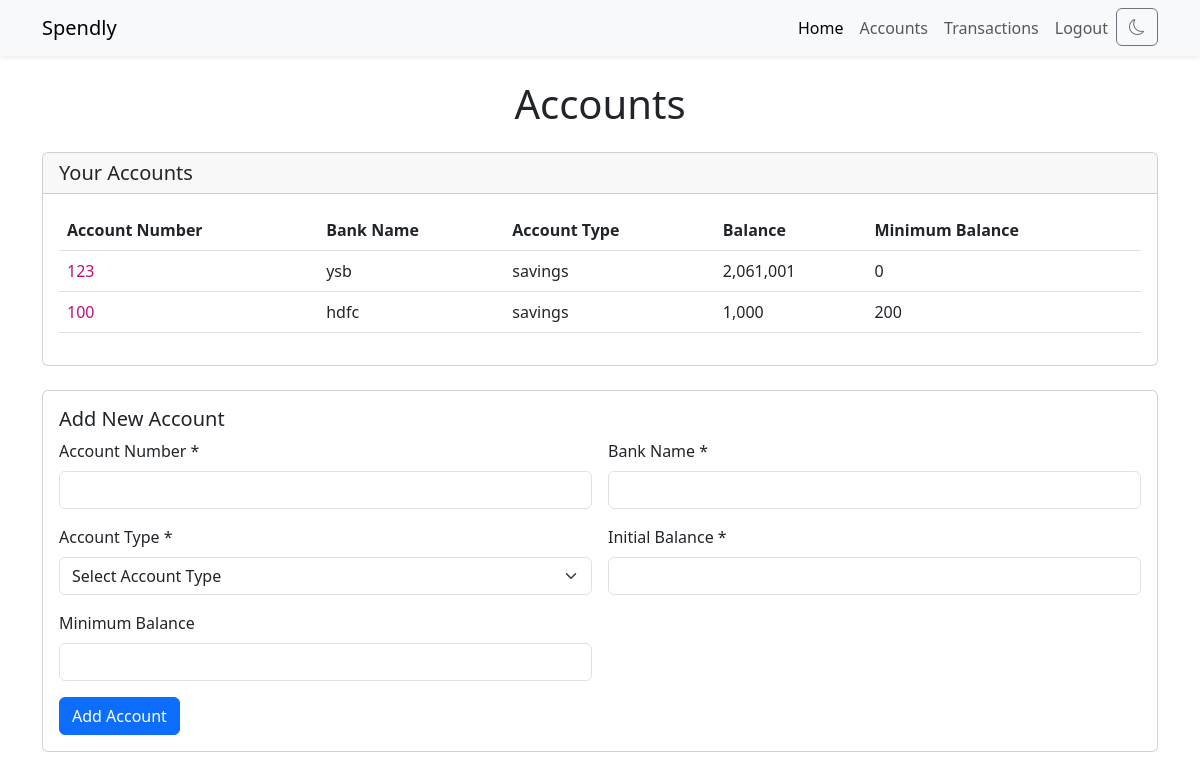
Page /accounts (signed in) on the committed database.
### app.py (models this page shows, shortened)
class AccountsTable(db.Model):
    __tablename__ = 'accounts'
    accno = db.Column(db.String, primary_key = True)
    userid = db.Column(db.Integer, db.ForeignKey("users.id", ondelete='CASCADE'), nullable = False)
    type = db.Column(db.String, nullable = False)
    bank = db.Column(db.String, nullable = False)
    balance = db.Column(db.Integer, nullable = False, default=0)
    minbal = db.Column(db.Integer, default=0)

### app.py (the view, shortened to what this page needs)
@app.route('/accounts', methods = ["GET", "POST"])
@login_required
def accounts():
    form = AccountForm()
    accounts = AccountsTable.query.filter_by(userid=current_user.id).all()
    return render_template('accounts.html', form=form, accounts=accounts, title='Accounts')

### app.py
class AccountForm(FlaskForm):
    account_number = StringField('Account Number', validators=[InputRequired()] )
    type = SelectField('Account Type',choices=[('', 'Select Account Type'), ('savings', 'Savings Account'), ('current', 'Current Account')] ,validators=[InputRequired()])
    bank = StringField('Bank Name', validators=[InputRequired()])
    balance = IntegerField('Current Balance', validators=[InputRequired()])
    minimum_balance = IntegerField('Minimum Balance')
    submit = SubmitField('Add Account')

### app.py (called while the page is built)
@login_manager.user_loader
def load_user(user_id):
    return UsersTable.query.get(int(user_id))

### templates/accounts.html (shortened to what this page needs)
{% extends "layout.html" %}
{% block content %}
<div class="container mt-4">
    <h1 class="mb-4 text-center">Accounts</h1>
    <div class="card mb-4">
        <div class="card-header">
            <h5 class="card-title mb-0">Your Accounts</h5>
        </div>
        <div class="card-body">
            {% if accounts %}
            <table id="accountsTable" class="table">
                <thead>
                    <tr>
                        <th scope="col">Account Number</th>
                        <th scope="col">Bank Name</th>
                        <th scope="col">Account Type</th>
                        <th scope="col">Balance</th>
                        <th scope="col">Minimum Balance</th>
                    </tr>
                </thead>
                <tbody>
                    {% for account in accounts %}
                        {% if account.balance < account.minbal %}
                        <tr class="table-danger">
                        {% else %}
                        <tr>
                        {% endif %}
                            <td><a href="/accountpage/{{account.accno}}" id="link">{{account.accno}}</a></td>
                            <td>{{account.bank}}</td>
                            <td>{{account.type}}</td>
                            <td>{{"{:,}".format(account.balance)}}</td>
                            <td>{{"{:,}".format(account.minbal)}}</td>
                        </tr>
                    {% endfor %}
                </tbody>
            </table>
            {% else %}
            <div class="alert alert-info" role="info">
                <i class="fas fa-exclamation-circle"></i> &nbsp; No accounts created yet.
            </div>
            {% endif %}
        </div>
    </div>
    <div class="card">
        <div class="card-body">
            <h5 class="card-title">Add New Account</h5>
            <form id="addAccountForm" class="row g-3", method="POST">
                <div class="col-md-6">
                    <label for="newAccountNumber" class="form-label">Account Number *</label>
                    {{ form.account_number(class="form-control", id="newAccountNumber") }}
                </div>
                <div class="col-md-6">
                    <label for="newBankName" class="form-label">Bank Name *</label>
                    {{ form.bank(class="form-control", id="newBankName") }}
                </div>
                <div class="col-md-6">
                    <label for="newAccountType" class="form-label">Account Type *</label>
                    {{ form.type(class="form-select", id="newAccountType") }}
                </div>
                <div class="col-md-6">
                    <label for="newAccountBalance" class="form-label">Initial Balance *</label>
                    {{ form.balance(class="form-control", id="newAccountBalance") }}
                </div>
                <div class="col-md-6">
                    <label for="newMinimumBalance" class="form-label">Minimum Balance</label>
                    {{ form.minimum_balance(class="form-control", id="newMinimumBalance") }}
                </div>
                <div class="col-12">
                    {{ form.submit(class="btn btn-primary") }}
                </div>
            </form>
        </div>
    </div>
</div>
{% endblock %}

### static/style.css (style rules this page uses)
body[data-bs-theme="light"] #link:link, body[data-bs-theme="light"] #link:visited { color: #bb0f7f; background-color: transparent; text-decoration: none; }

### rows in the picture
AccountsTable: accno "123", bank "ysb", type "savings", balance "2,061,001", minbal "0"
AccountsTable: accno "100", bank "hdfc", type "savings", balance "1,000", minbal "200"
